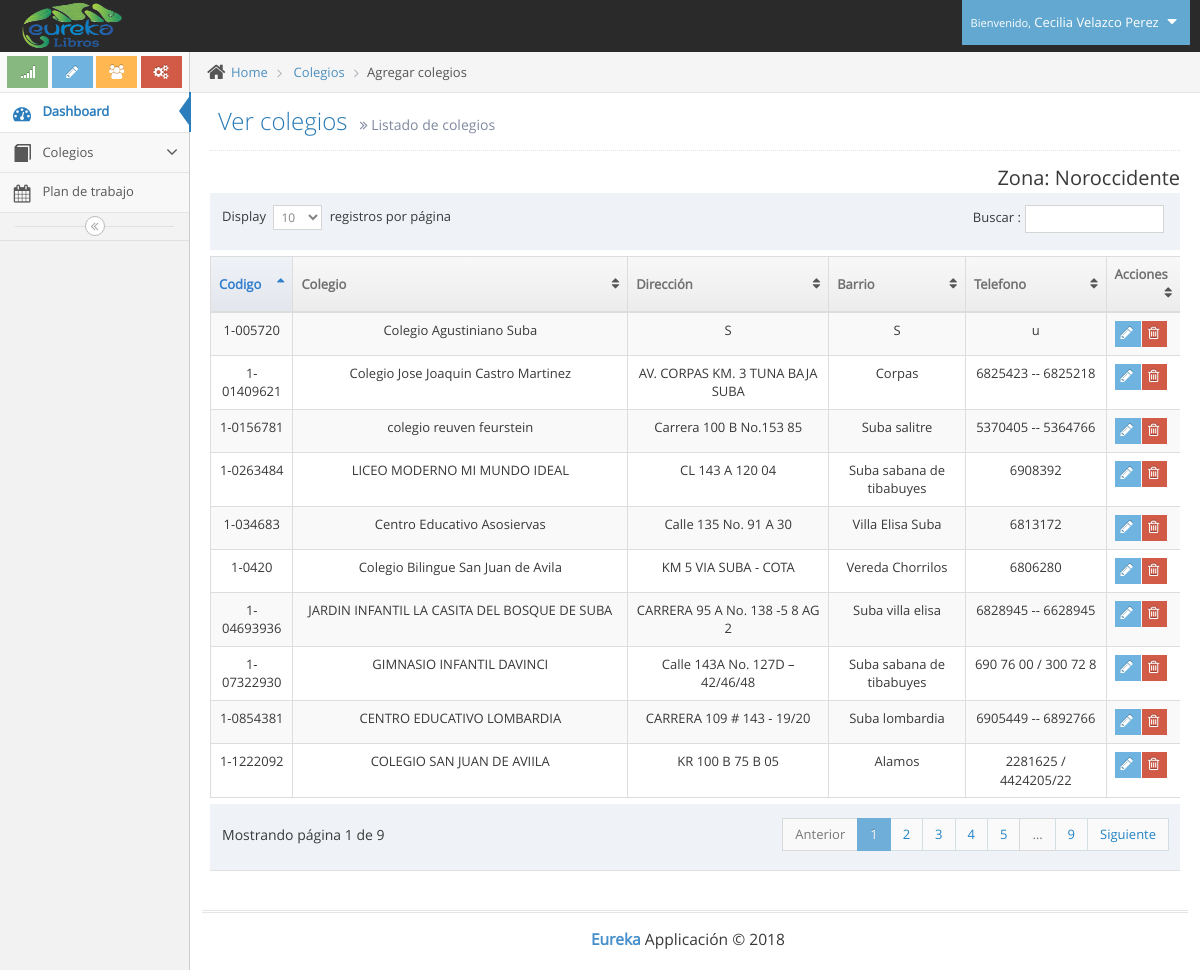
The page /ver_colegios.php (signed in) on the database its author committed.
### tables this page shows
CREATE TABLE IF NOT EXISTS `usuarios` (
`id` int(11) NOT NULL,
  `tipo` int(11) NOT NULL,
  `cedula` varchar(12) NOT NULL,
  `nombres` varchar(100) NOT NULL,
  `apellidos` varchar(100) NOT NULL,
  `telefono` varchar(12) NOT NULL,
  `direccion` varchar(100) NOT NULL,
  `correo` varchar(100) NOT NULL,
  `clave` varchar(100) NOT NULL,
  `id_zona` int(11) NOT NULL
);

CREATE TABLE IF NOT EXISTS `zonas` (
`id` int(11) NOT NULL,
  `codigo` varchar(8) NOT NULL,
  `zona` varchar(100) NOT NULL
);

CREATE TABLE IF NOT EXISTS `colegios` (
`id` int(11) NOT NULL,
  `codigo` varchar(11) NOT NULL,
  `colegio` varchar(100) NOT NULL,
  `direccion` varchar(100) NOT NULL,
  `barrio` varchar(100) NOT NULL,
  `telefono` varchar(20) NOT NULL,
  `web` varchar(100) NOT NULL,
  `cumpleaños` date NOT NULL,
  `cod_zona` varchar(8) NOT NULL,
  `id_usuario` int(11) NOT NULL,
  `fecha_creacion` timestamp NOT NULL DEFAULT CURRENT_TIMESTAMP ON UPDATE CURRENT_TIMESTAMP
);

### ver_colegios.php (the view, shortened to what this page needs)
<!DOCTYPE html>
<html lang="en">
	<head>
		<link rel="stylesheet" href="assets/css/bootstrap.min.css" />
		<link rel="stylesheet" href="assets/font-awesome/4.5.0/css/font-awesome.min.css" />
		<link rel="stylesheet" href="assets/css/jquery-ui.min.css" />
		<link rel="stylesheet" href="assets/css/bootstrap-datepicker3.min.css" />
		<link href="assets/js/dataTables/dataTables.bootstrap.css" rel="stylesheet" />
		<link rel="stylesheet" href="assets/css/ace.min.css" class="ace-main-stylesheet" id="main-ace-style" />
		<link rel="stylesheet" href="assets/css/ace-skins.min.css" />
		<link rel="stylesheet" href="assets/css/ace-rtl.min.css" />
	</head>
	<body class="no-skin">
		<?php include("template/nav.php"); ?>
		<div class="main-container ace-save-state" id="main-container">
			<?php include("template/sidebar.php"); ?>
			<div class="main-content">
				<div class="main-content-inner">
					<div class="breadcrumbs ace-save-state" id="breadcrumbs">
						<ul class="breadcrumb">
							<li>
								<i class="ace-icon fa fa-home home-icon"></i>
								<a href="#">Home</a>
							</li>
							<li>
								<a href="#">Colegios</a>
							</li>
							<li class="active">Agregar colegios</li>
						</ul>
					</div>
					<div class="page-content">
						<div class="page-header">
							<h1>
								Ver colegios
								<small>
									<i class="ace-icon fa fa-angle-double-right"></i>
									Listado de colegios
								</small>
							</h1>
						</div>
							<?php
								$sql_z = "SELECT codigo, zona FROM zonas WHERE id='".$_SESSION['zona']."'";
								$req_z = $bdd->prepare($sql_z);
								$req_z->execute();
								$zona = $req_z->fetch();
								echo "<div class='pull-right' style='font-size: 20px;'>Zona: ". $zona["zona"]."</div>";
							?>
						<div class="row">
							<div class="col-xs-12">
								<?php
                                include("conexion/bdd.php");
                                if ($_SESSION["tipo"]==1) {
                                	$sql = "SELECT id, codigo, colegio, direccion, barrio,telefono FROM colegios ";
									$req = $bdd->prepare($sql);
									$req->execute();
                                }
                                else {
                                	$sql_z = "SELECT codigo FROM zonas WHERE id='".$_SESSION['zona']."'";
									$req_z = $bdd->prepare($sql_z);
									$req_z->execute();
									$zona = $req_z->fetch();
                                	$sql = "SELECT id, codigo, colegio, direccion, barrio,telefono FROM colegios WHERE cod_zona='".$zona["codigo"]."'";
									$req = $bdd->prepare($sql);
									$req->execute();
                                }
								$colegios = $req->fetchAll();
                            ?>
                            <div class="table-responsive">
                                <table class="table table-striped table-bordered table-hover" id="dataTables-example">
                                    <thead>
                                        <tr>
                                            <th>Codigo</th>
                                            <th>Colegio</th>
                                            <th>Dirección</th>
                                            <th>Barrio</th>
                                            <th>Telefono</th>
                                            <th>Acciones</th>
                                        </tr>
                                    </thead>
                                    <tbody>
                                        <?php
                                        	foreach($colegios as $colegio) {
                                               $codigo = $colegio['codigo'];
                                               $nombre = $colegio['colegio'];
                                               $direccion = $colegio['direccion'];
                                               $barrio = $colegio['barrio'];
                                               $telefono = $colegio['telefono'];
                                                echo'<tr class="odd gradeX">';
                                                echo'<td class="center">'.$codigo.'</td>';
                                                echo'<td class="center">'.$nombre.'</td>';
                                                echo'<td class="center">'.$direccion.'</td>';
                                                echo'<td class="center">'.$barrio.'</td>';
                                                echo'<td class="center">'.$telefono.'</td>';
                                                echo '<td>
														<div class="hidden-sm hidden-xs btn-group">
															<a class="btn btn-xs btn-info" href="colegio.php?codigo='.$codigo.'">
																<i class="ace-icon fa fa-pencil bigger-120"></i>
															</a>
															<a class="btn btn-xs btn-danger" href="php/eliminar_colegio.php?codigo='.$codigo.'">
																<i class="ace-icon fa fa-trash-o bigger-120"></i>
															</a>
														</div>
														<div class="hidden-md hidden-lg">
															<div class="inline pos-rel">
																<button class="btn btn-minier btn-primary dropdown-toggle" data-toggle="dropdown" data-position="auto">
																	<i class="ace-icon fa fa-cog icon-only bigger-110"></i>
																</button>
																<ul class="dropdown-menu dropdown-only-icon dropdown-yellow dropdown-menu-right dropdown-caret dropdown-close">
																	<li>
																		<a href="colegio.php?codigo='.$codigo.'" class="tooltip-success" data-rel="tooltip" title="Edit">
																			<span class="green">
																				<i class="ace-icon fa fa-pencil-square-o bigger-120"></i>
																			</span>
																		</a>
																	</li>
																	<li>
																		<a href="php/eliminar_colegio.php?codigo='.$codigo.'" class="tooltip-error" data-rel="tooltip" title="Delete">
																			<span class="red">
																				<i class="ace-icon fa fa-trash-o bigger-120"></i>
																			</span>
																		</a>
																	</li>
																</ul>
															</div>
														</div>
													</td>';
                                            }
                                         ?>
                                        </tr>
                                    </tbody>
                                </table>
                            </div>
							</div>
						</div>
					</div>
				</div>
			</div>
			<div class="footer">
				<div class="footer-inner">
					<div class="footer-content">
						<span class="bigger-120">
							<span class="blue bolder">Eureka</span>
							Applicación &copy; 2018
						</span>
					</div>
				</div>
			</div>
		</div>
	</body>
</html>

### template/nav.php (shortened to what this page needs)
<div id="navbar" class="navbar navbar-default          ace-save-state">
			<div class="navbar-container ace-save-state" id="navbar-container">
				<div class="navbar-header pull-left">
					<a href="index.php" class="navbar-brand">
						<small>
							<img src="assets/images/logo_eureka.png" alt="" class="" height="50px" width="100px">
						</small>
					</a>
				</div>
				<div class="navbar-buttons navbar-header pull-right" role="navigation">
					<ul class="nav ace-nav">
						<li class="light-blue dropdown-modal">
							<a data-toggle="dropdown" href="#" class="dropdown-toggle">
								<?php
									require_once('conexion/bdd.php');
									$sql = "SELECT nombres,apellidos FROM usuarios WHERE id='".$_SESSION['id']."'";
									$req = $bdd->prepare($sql);
									$req->execute();
									$usuario = $req->fetch();
									$nombre_completo=$usuario["nombres"]." ".$usuario["apellidos"];
								?>
									<small>Bienvenido,</small>
									<?php echo $nombre_completo; ?>
								<i class="ace-icon fa fa-caret-down"></i>
							</a>
						</li>
					</ul>
				</div>
			</div>
		</div>

### template/sidebar.php (shortened to what this page needs)
<div id="sidebar" class="sidebar                  responsive                    ace-save-state">
				<div class="sidebar-shortcuts" id="sidebar-shortcuts">
					<div class="sidebar-shortcuts-large" id="sidebar-shortcuts-large">
						<button class="btn btn-success">
							<i class="ace-icon fa fa-signal"></i>
						</button>
						<button class="btn btn-info">
							<i class="ace-icon fa fa-pencil"></i>
						</button>
						<button class="btn btn-warning">
							<i class="ace-icon fa fa-users"></i>
						</button>
						<button class="btn btn-danger">
							<i class="ace-icon fa fa-cogs"></i>
						</button>
					</div>
				</div>
				<ul class="nav nav-list">
					<li class="active">
						<a href="index.php">
							<i class="menu-icon fa fa-tachometer"></i>
							<span class="menu-text"> Dashboard </span>
						</a>
					</li>
					<li class="">
						<a href="#" class="dropdown-toggle">
							<i class="menu-icon glyphicon glyphicon-book"></i>
							<span class="menu-text"> Colegios </span>
							<b class="arrow fa fa-angle-down"></b>
						</a>
					</li>
					<li class="">
						<a href="calendar.php">
							<i class="menu-icon fa fa-calendar"></i>
							<span class="menu-text">
								Plan de trabajo
							</span>
						</a>
					</li>
				</ul>
				<div class="sidebar-toggle sidebar-collapse" id="sidebar-collapse">
					<i id="sidebar-toggle-icon" class="ace-icon fa fa-angle-double-left ace-save-state" data-icon1="ace-icon fa fa-angle-double-left" data-icon2="ace-icon fa fa-angle-double-right"></i>
				</div>
			</div>

### rows shown on the page
usuarios: nombre_completo "Cecilia Velazco Perez"
zonas: zona "Noroccidente"
colegios: codigo "1-034683", colegio "Centro Educativo Asosiervas", direccion "Calle 135 No. 91 A 30", barrio "Villa Elisa Suba", telefono "6813172"
colegios: codigo "1-0420", colegio "Colegio Bilingue San Juan de Avila", direccion "KM 5 VIA SUBA - COTA", barrio "Vereda Chorrilos", telefono "6806280"
colegios: codigo "1-0156781", colegio "colegio reuven feurstein", direccion "Carrera 100 B No.153 85", barrio "Suba salitre", telefono "5370405 -- 5364766"
colegios: codigo "1-005720", colegio "Colegio Agustiniano Suba", direccion "S", barrio "S", telefono "u"
colegios: codigo "1-01409621", colegio "Colegio Jose Joaquin Castro Martinez", direccion "AV. CORPAS KM. 3 TUNA BAJA SUBA", barrio "Corpas", telefono "6825423 -- 6825218"
colegios: codigo "1-1222092", colegio "COLEGIO SAN JUAN DE AVIILA", direccion "KR 100 B 75 B 05", barrio "Alamos", telefono "2281625 / 4424205/22"
colegios: codigo "1-07322930", colegio "GIMNASIO INFANTIL DAVINCI", direccion "Calle 143A No. 127D – 42/46/48", barrio "Suba sabana de tibabuyes", telefono "690 76 00 / 300 72 8"
colegios: codigo "1-0263484", colegio "LICEO MODERNO MI MUNDO IDEAL", direccion "CL 143 A 120 04", barrio "Suba sabana de tibabuyes", telefono "6908392"
colegios: codigo "1-04693936", colegio "JARDIN INFANTIL LA CASITA DEL BOSQUE DE SUBA", direccion "CARRERA 95 A No. 138 -5 8 AG 2", barrio "Suba villa elisa", telefono "6828945 -- 6628945"
colegios: codigo "1-0854381", colegio "CENTRO EDUCATIVO LOMBARDIA", direccion "CARRERA 109 # 143 - 19/20", barrio "Suba lombardia", telefono "6905449 -- 6892766"
